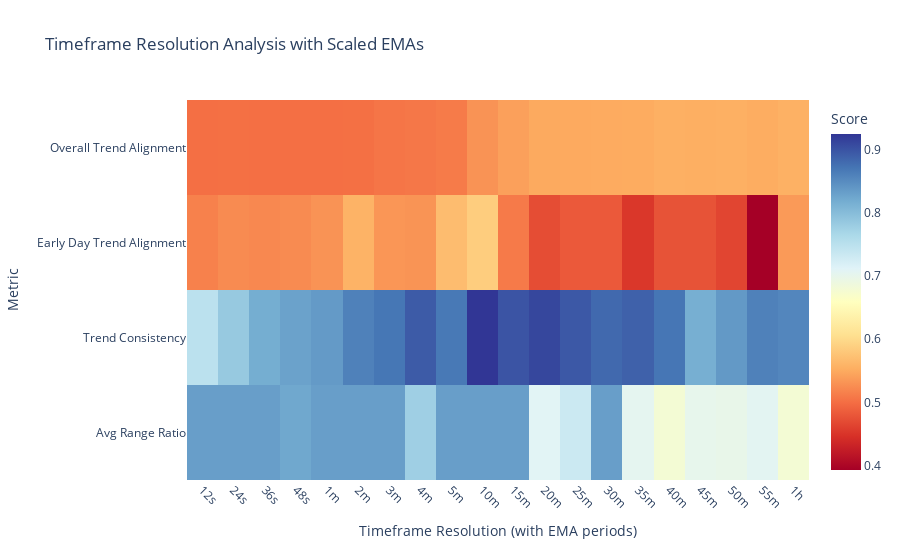

Here is the notebook cell this chart was saved with:
### Code cell
fig.show()

### Figure 1 — Plotly figure (JSON) as saved in the notebook; plotly's stock layout.template omitted (floating-point values rounded to 4 significant figures)
{"data": [{"coloraxis": "coloraxis", "hovertemplate": "Timeframe: %{x}<br>Metric: %{y}<br>Score: %{z}<extra></extra>", "name": "0", "type": "heatmap", "x": ["12s", "24s", "36s", "48s", "1m", "2m", "3m", "4m", "5m", "10m", "15m", "20m", "25m", "30m", "35m", "40m", "45m", "50m", "55m", "1h"], "xaxis": "x", "y": ["trend_alignment", "early_trend_alignment", "trend_consistency", "avg_range_ratio"], "yaxis": "y", "z": [[0.501, 0.5014, 0.5012, 0.5008, 0.5005, 0.5016, 0.5061, 0.5078, 0.5103, 0.5304, 0.5412, 0.5495, 0.5495, 0.5503, 0.551, 0.5551, 0.5533, 0.5548, 0.5516, 0.5554], [0.5155, 0.5237, 0.5215, 0.5234, 0.5306, 0.5583, 0.5325, 0.5314, 0.5679, 0.5857, 0.5102, 0.4714, 0.4821, 0.4821, 0.4524, 0.4762, 0.4762, 0.4643, 0.3929, 0.5357], [0.7489, 0.7846, 0.8178, 0.8287, 0.8367, 0.8604, 0.8702, 0.8935, 0.8679, 0.9249, 0.8992, 0.9104, 0.8959, 0.8821, 0.8889, 0.8705, 0.816, 0.8378, 0.86, 0.8557], [0.8326, 0.8326, 0.8326, 0.8231, 0.8326, 0.8326, 0.8326, 0.777, 0.8326, 0.8326, 0.8326, 0.7091, 0.7334, 0.8326, 0.7042, 0.6787, 0.7005, 0.698, 0.7066, 0.6787]]}], "layout": {"coloraxis": {"colorbar": {"title": {"text": "Score"}}, "colorscale": [[0, "rgb(165,0,38)"], [0.1, "rgb(215,48,39)"], [0.2, "rgb(244,109,67)"], [0.3, "rgb(253,174,97)"], [0.4, "rgb(254,224,144)"], [0.5, "rgb(255,255,191)"], [0.6, "rgb(224,243,248)"], [0.7, "rgb(171,217,233)"], [0.8, "rgb(116,173,209)"], [0.9, "rgb(69,117,180)"], [1, "rgb(49,54,149)"]]}, "title": {"text": "Timeframe Resolution Analysis with Scaled EMAs"}, "xaxis": {"anchor": "y", "domain": [0, 1], "tickangle": 45, "title": {"text": "Timeframe Resolution (with EMA periods)"}}, "yaxis": {"anchor": "x", "autorange": "reversed", "domain": [0, 1], "ticktext": ["Overall Trend Alignment", "Early Day Trend Alignment", "Trend Consistency", "Avg Range Ratio"], "tickvals": [0, 1, 2, 3], "title": {"text": "Metric"}}}}
